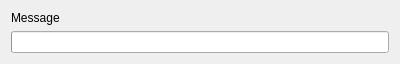
<?xml version="1.0" encoding="UTF-8"?>
<ui version="4.0">
 <class>dialog</class>
 <widget class="QDialog" name="dialog">
  <property name="windowModality">
   <enum>Qt::WindowModal</enum>
  </property>
  <property name="geometry">
   <rect>
    <x>0</x>
    <y>0</y>
    <width>400</width>
    <height>58</height>
   </rect>
  </property>
  <property name="windowTitle">
   <string>Downloading</string>
  </property>
  <property name="modal">
   <bool>true</bool>
  </property>
  <layout class="QVBoxLayout" name="verticalLayout">
   <item>
    <widget class="QLabel" name="message_label">
     <property name="text">
      <string>Message</string>
     </property>
    </widget>
   </item>
   <item>
    <widget class="QProgressBar" name="progress_bar">
     <property name="maximum">
      <number>1</number>
     </property>
     <property name="textVisible">
      <bool>true</bool>
     </property>
     <property name="orientation">
      <enum>Qt::Horizontal</enum>
     </property>
     <property name="invertedAppearance">
      <bool>false</bool>
     </property>
     <property name="textDirection">
      <enum>QProgressBar::TopToBottom</enum>
     </property>
    </widget>
   </item>
  </layout>
 </widget>
 <resources/>
 <connections/>
</ui>
